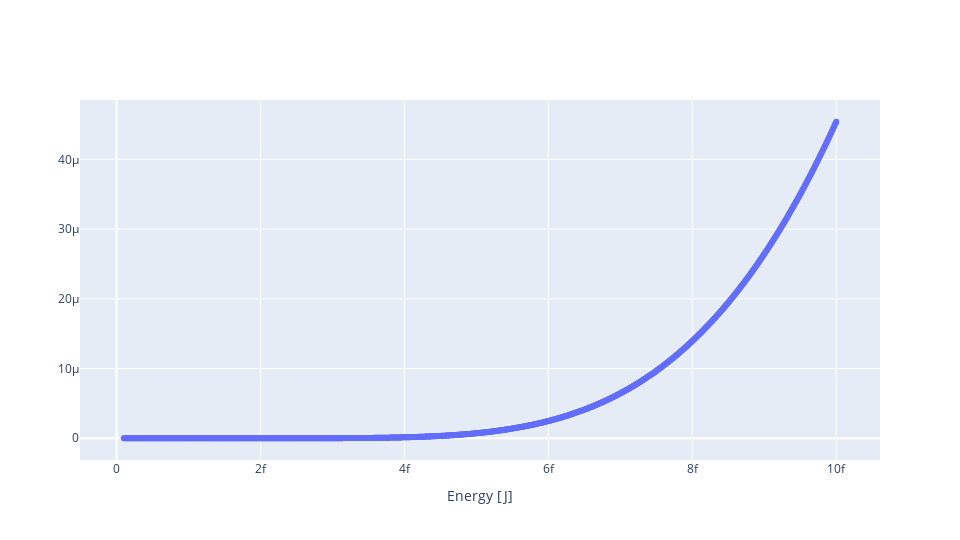

Notebook code for this chart:
### Markdown cell above
Plotting "second" exponential term $\exp\left(-\dfrac{b}{\sqrt{E}}\right)$

### Code cell
fig = go.Figure()

exp_2 = np.exp(-b/energy**(1/2))

fig.add_trace(go.Scatter(
        x=energy,
        y=exp_2,
        mode='markers',
        name=f""
))

fig.update_layout(
        xaxis_title="Energy [J]",
        yaxis_title="",
        legend=dict(x=0.65, y=0.98)
)

plot(fig)

### Figure 1 — Plotly figure (JSON) as saved in the notebook; plotly's stock layout.template omitted (floating-point values rounded to 4 significant figures; data arrays with more than 128 entries replaced by an {"elided": "..."} marker saying what was removed)
{"data": [{"mode": "markers", "name": "", "type": "scatter", "x": {"elided": "1001 float values"}, "y": {"elided": "1001 float values"}}], "layout": {"autosize": true, "height": 540, "legend": {"x": 0.65, "y": 0.98}, "width": 960, "xaxis": {"title": {"text": "Energy [J]"}}, "yaxis": {"title": {"text": ""}}}}
